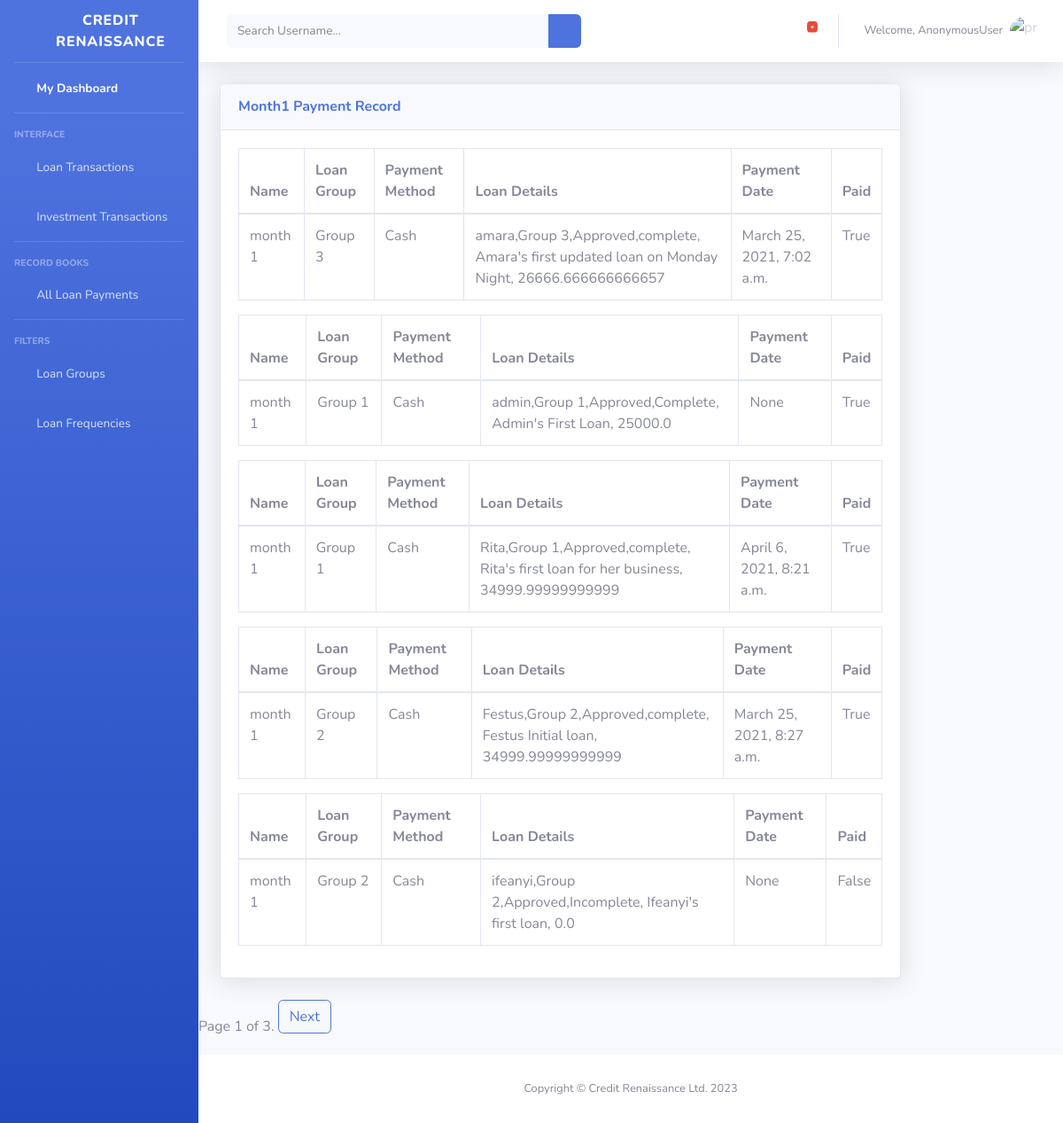
The page /month1/ on the database as committed earlier.
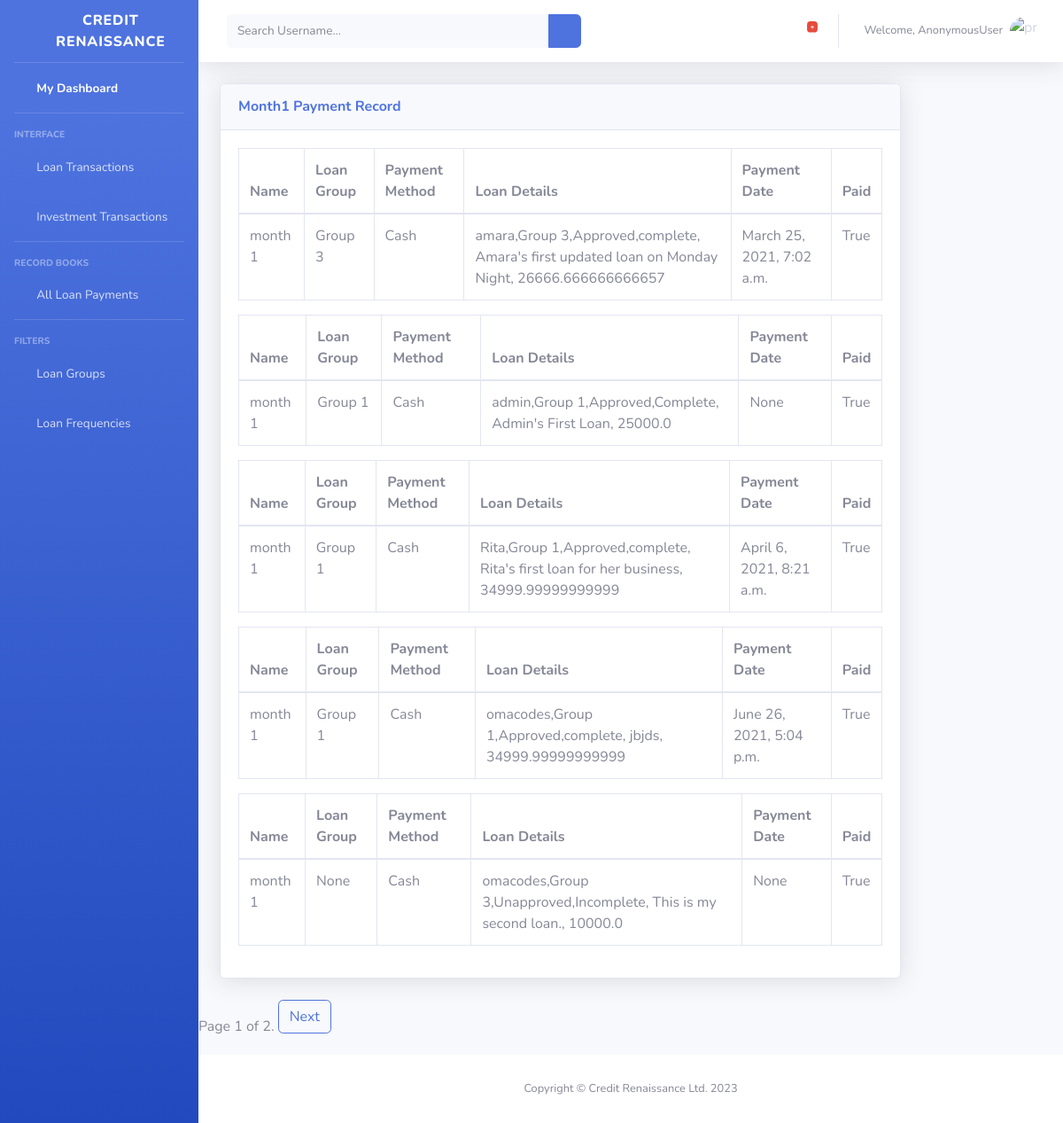
The same page on the database as committed later.
### month/models.py (models this page shows)
class Month1(models.Model):
	name = models.CharField(max_length=30, null='blank', default='month 1')
	methods = (
		('Cash', 'Cash'),
		('Transfer', 'Transfer'),
		('Other', 'Other')
		)
	payment_method = models.CharField(max_length=30, choices=methods, default='Cash')
	loan_group1 = models.ForeignKey(Group, null='blank', on_delete=models.CASCADE)
	loan_month1 = models.OneToOneField(Loan, null='blank', on_delete=models.CASCADE, unique=True)
	paid_date = models.DateTimeField(null='blank')
	status = models.BooleanField(default=False)
	def __str__(self):
		return '{}'.format(self.status)

### loan/models.py (models this page shows, shortened)
class Group(models.Model):
	title = models.CharField(max_length=20, unique=True, default='Group 1')
	member = models.ForeignKey(Collector, null='blank', on_delete=models.CASCADE,related_name='group_members')
	def __str__(self):
			return self.title

class Loan(models.Model):
	LOAN_STATUS = (
		('Complete', 'Complete'),
		('Incomplete', 'Incomplete'),
		)
	LOAN_REQUEST = (
			('Unapproved','Unapproved'),
			('Pending','Pending'),
			('Approved','Approved')
		)
	title = models.CharField(max_length=30, null='blank')
	slug = models.SlugField(max_length=200, default='title')
	start_date = models.DateTimeField(auto_now_add=True)
	end_date = models.DateTimeField(auto_now=True)
	principal = models.IntegerField(null='blank', default=100000)
	balance = models.FloatField(null='blank', default=100000)
	interest_rate = models.FloatField(default=0.1)
	tot_principal = models.CharField(max_length=30, null='blank')
	tot_interest = models.FloatField(max_length=30, null='blank', default=0.0)
	loan_duration = models.IntegerField( default=6)
	payment_status = models.CharField(max_length=30, choices=LOAN_STATUS, default='Incomplete')
	loan_request = models.CharField(max_length=30, choices=LOAN_REQUEST, default='Pending')
	group = models.ForeignKey(Group, null='blank', blank=True, on_delete=models.CASCADE, default=2,
							 related_name='batches')
	owner = models.ForeignKey(User, null='blank', on_delete=models.CASCADE,related_name='borrowers')
	description = models.TextField()
	frequency = models.IntegerField(null='blank', default=6)
	def __str__(self):
			return '{},{},{},{}, {}, {}'.format(self.owner, self.group, self.loan_request, self.payment_status,
						self.description, self.tot_interest)
	class Meta:
		ordering = ('-start_date',)
		index_together = (('id', 'slug'),)

### loan/views.py (the view)
# urls.py: path('month1/', views.month1, name='month1'),
def month1(request):
	month1_payment = Month1.objects.all()
	page = request.GET.get('page')
	paginator = Paginator(month1_payment, 5)
	try:
		month1_payment = paginator.page(page)
	except PageNotAnInteger:
		month1_payment = paginator.page(1)
	except EmptyPage:
		month1_payment = paginator.page(paginator.num_pages)
	context = {
		'month1_payment':month1_payment,
	}
	return render (request, 'loan/month1.html', context)

### loan/templates/loan/month1.html
{% extends 'loan/base.html' %}
{% block content %}
        <div id="content-wrapper" class="d-flex flex-column">
            <div id="content">
               {% include 'loan/nav.html' %}
                <div class="container-fluid">
                    <div class="row">
                        <div class="col-xl-10 col-lg-7 col-sm-6">
                            <div class="card shadow mb-4">
                                <div
                                    class="card-header py-3 d-flex flex-row align-items-center justify-content-between">
                                    <h6 class="m-0 font-weight-bold text-primary">Month1 Payment Record</h6>
                                </div>
                                <div class="card-body">
                                    <article class="">
                                        <div class="media-body">
                                            <div class="article-metadata">
                                                {% for month1 in month1_payment %}
                                                <table class="table table-bordered" id="dataTable" width="100%" cellspacing="0" cellpadding="0">
                                                    <thead>
                                                      <tr>
                                                        <th>Name</th>
                                                        <th>Loan Group</th>
                                                        <th>Payment Method</th>
                                                        <th>Loan Details</th>
                                                        <th>Payment Date</th>
                                                        <th>Paid</th>
                                                      </tr>
                                                    </thead>
                                                    <tbody>
                                                      <tr>
                                                        <td>{{ month1.name }}</td>
                                                        <td>{{ month1.loan_group1 }}</td>
                                                        <td>{{ month1.payment_method }}</td>
                                                        <td>{{ month1.loan_month1 }}</td>
                                                        <td>{{ month1.paid_date }}</td>
                                                        <td>{{ month1 }}</td>
                                                      </tr>
                                                    </tbody>
                                                </table>
                                                {% endfor %}
                                            </div>
                                        </div>
                                    </article>
                                </div>
                            </div>
                        </div>
                    </div>
                </div>
                {% include "loan/pagination.html" with page=month1_payment %}
            </div>
            {% include 'loan/footer.html' %}
        </div>
{% endblock content %}

### loan/templates/loan/base.html (shortened to what this page needs)
{% load static %}
<!DOCTYPE html>
<html lang="en">
<head>
    <link href="{% static 'JavaScript/vendor/fontawesome-free/css/all.min.css' %}" rel="stylesheet" type="text/css">
    <link rel="stylesheet" type="text/css" href=" {% static 'Css2/sb-admin-2.css' %}">
    <link href="{% static 'Css2/sb-admin-2.min.css' %}" type="text/css" rel="stylesheet">
</head>
<body id="page-top">
    <div id="wrapper">
        <ul class="navbar-nav bg-gradient-primary sidebar sidebar-dark accordion" id="accordionSidebar">
            <a class="sidebar-brand d-flex align-items-center justify-content-center" href="{% url 'loan-dashboard' %}">
                <div class="sidebar-brand-icon rotate-n-15">
                    <i class="fas fa-laugh-wink"></i>
                </div>
                <div class="sidebar-brand-text mx-1">Credit Renaissance</div>
            </a>
            <hr class="sidebar-divider my-0">
            <li class="nav-item active">
                <a class="nav-link" href="{% url 'loan-dashboard' %}">
                    <i class="fas fa-fw fa-tachometer-alt"></i>
                    <span>My Dashboard</span></a>
            </li>
            <hr class="sidebar-divider">
            <div class="sidebar-heading">
                Interface
            </div>
            <li class="nav-item">
                <a class="nav-link" href="{% url 'month1' %}">
                    <i class="fas fa-fw fa-table"></i>
                    <span>Loan Transactions</span></a>
            </li>
             <li class="nav-item">
                <a class="nav-link" href="#">
                    <i class="fas fa-fw fa-table"></i>
                    <span>Investment Transactions</span></a>
            </li>
            <hr class="sidebar-divider">
            <div class="sidebar-heading">
                Record Books
            </div>
            <li class="nav-item">
                <a class="nav-link" href="{% url 'all_loan_payments' %}">
                    <i class="fas fa-fw fa-table"></i>
                    <span>All Loan Payments</span></a>
            </li>
            <hr class="sidebar-divider">
            <div class="sidebar-heading">
                FILTERS
            </div>
            <li class="nav-item">
                <a class="nav-link collapsed" href="#" data-toggle="collapse" data-target="#collapsePages"
                    aria-expanded="true" aria-controls="collapsePages">
                    <i class="fas fa-fw fa-folder"></i>
                    <span>Loan Groups</span>
                </a>
            </li>
            <li class="nav-item">
                <a class="nav-link collapsed" href="#" data-toggle="collapse" data-target="#collapseTwo"
                    aria-expanded="true" aria-controls="collapseTwo">
                    <i class="fas fa-fw fa-folder"></i>
                    <span>Loan Frequencies</span>
                </a>
            </li>
        </ul>
        {% block content %}
        {% endblock content %}
</body>
</html>

### loan/templates/loan/nav.html (shortened to what this page needs)
 <nav class="navbar navbar-expand navbar-light bg-white topbar mb-4 static-top shadow">
    <form action="{% url 'search-index' %}" method="GET"
        class="d-none d-sm-inline-block form-inline mr-auto ml-md-3 my-2 my-md-0 mw-100 navbar-search">
        <div class="input-group">
            <input type="text" name="q" class="form-control bg-light border-0 small" placeholder="Search Username..."
                aria-label="Search" aria-describedby="basic-addon2">
            <div class="input-group-append">
                <button class="btn btn-primary" type="submit">
                    <i class="fas fa-search fa-sm"></i>
                </button>
            </div>
        </div>
    </form>
    <ul class="navbar-nav ml-auto">
        <li class="nav-item dropdown no-arrow mx-1">
            <a class="nav-link dropdown-toggle" href="#" id="alertsDropdown" role="button"
                data-toggle="dropdown" aria-haspopup="true" aria-expanded="false">
                <i class="fas fa-bell fa-fw"></i>
                <span class="badge badge-danger badge-counter">{{ pending_loans }}+</span>
            </a>
        </li>
        <li class="nav-item dropdown no-arrow">
            <a class="nav-link dropdown-toggle" href="#" id="userDropdown" role="button"
                data-toggle="dropdown" aria-haspopup="true" aria-expanded="false">
                <span class="mr-2 d-none d-lg-inline text-gray-600 small">Welcome, {{ user }}</span>
                    <img class="img-profile rounded-circle" src="{{ user.profile.image.url }}" alt="profile pic">
            </a>
        </li>
    </ul>
</nav>

### loan/templates/loan/pagination.html (shortened to what this page needs)
<div class="pagination">
     <span class="step-links">
       <span class="current">
         Page {{ page.number }} of {{ page.paginator.num_pages }}.
       </span>
       {% if page.has_next %}
         <a class = "btn btn-outline-primary mb-4" href="?page={{ page.next_page_number }}">Next</a>
       {% endif %}
     </span>
</div>

### loan/templates/loan/footer.html
<footer class="sticky-footer bg-white">
    <div class="container my-auto">
        <div class="copyright text-center my-auto">
            <span>Copyright &copy; Credit Renaissance Ltd. <script>document.write(new Date().getFullYear());</script></span>
        </div>
    </div>
</footer>

Rows that differ between the two databases and show on the page:
removed Month1: name "month 1", loan_group1 "Group 2", payment_method "Cash", loan_month1 "Festus,Group 2,Approved,complete, Festus Initial loan, 34999.99999999999", paid_date "March 25, 2021, 8:27 a.m.", status "True"
removed Month1: name "month 1", loan_group1 "Group 2", payment_method "Cash", loan_month1 "ifeanyi,Group 2,Approved,Incomplete, Ifeanyi's first loan, 0.0", paid_date "None", status "False"
now on this page (row unchanged): Month1: name "month 1", loan_group1 "Group 1", payment_method "Cash", loan_month1 "omacodes,Group 1,Approved,complete, jbjds, 34999.99999999999", paid_date "June 26, 2021, 5:04 p.m.", status "True"
now on this page (row unchanged): Month1: name "month 1", loan_group1 "None", payment_method "Cash", loan_month1 "omacodes,Group 3,Unapproved,Incomplete, This is my second loan., 10000.0", paid_date "None", status "True"
Other text that changed with them:
{{ page.paginator.num_pages }}: "3" → "2"
